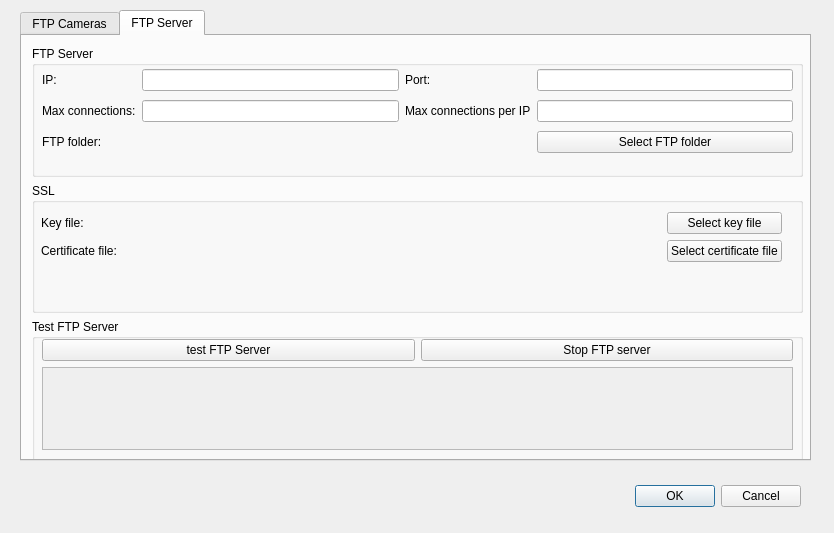
<?xml version="1.0" encoding="UTF-8"?>
<ui version="4.0">
 <class>DialogFTPCameras</class>
 <widget class="QDialog" name="DialogFTPCameras">
  <property name="geometry">
   <rect>
    <x>0</x>
    <y>0</y>
    <width>834</width>
    <height>533</height>
   </rect>
  </property>
  <property name="windowTitle">
   <string>Configure FTP Server and Cameras</string>
  </property>
  <widget class="QDialogButtonBox" name="buttonBox">
   <property name="geometry">
    <rect>
     <x>430</x>
     <y>480</y>
     <width>371</width>
     <height>32</height>
    </rect>
   </property>
   <property name="orientation">
    <enum>Qt::Orientation::Horizontal</enum>
   </property>
   <property name="standardButtons">
    <set>QDialogButtonBox::StandardButton::Cancel|QDialogButtonBox::StandardButton::Ok</set>
   </property>
  </widget>
  <widget class="QLabel" name="label_errorMessage">
   <property name="geometry">
    <rect>
     <x>10</x>
     <y>470</y>
     <width>801</width>
     <height>16</height>
    </rect>
   </property>
   <property name="text">
    <string/>
   </property>
  </widget>
  <widget class="QWidget" name="gridLayoutWidget_5">
   <property name="geometry">
    <rect>
     <x>20</x>
     <y>10</y>
     <width>791</width>
     <height>451</height>
    </rect>
   </property>
   <layout class="QGridLayout" name="gridLayout_main">
    <item row="1" column="0">
     <widget class="QTabWidget" name="tabWidget">
      <property name="accessibleName">
       <string>FTP Server</string>
      </property>
      <property name="currentIndex">
       <number>1</number>
      </property>
      <widget class="QWidget" name="tab_FTPcameras">
       <attribute name="title">
        <string>FTP Cameras</string>
       </attribute>
       <widget class="QWidget" name="gridLayoutWidget">
        <property name="geometry">
         <rect>
          <x>9</x>
          <y>9</y>
          <width>771</width>
          <height>371</height>
         </rect>
        </property>
        <layout class="QGridLayout" name="gridLayout_cameras">
         <item row="0" column="0">
          <widget class="QRadioButton" name="radioButton">
           <property name="text">
            <string/>
           </property>
          </widget>
         </item>
         <item row="0" column="3">
          <widget class="QLabel" name="label_8">
           <property name="text">
            <string>username:</string>
           </property>
          </widget>
         </item>
         <item row="0" column="6">
          <widget class="QLineEdit" name="lineEdit_password_1">
           <property name="echoMode">
            <enum>QLineEdit::EchoMode::Password</enum>
           </property>
          </widget>
         </item>
         <item row="0" column="2">
          <widget class="QLineEdit" name="lineEdit_camera_id_1"/>
         </item>
         <item row="0" column="5">
          <widget class="QLabel" name="label_9">
           <property name="text">
            <string>password:</string>
           </property>
          </widget>
         </item>
         <item row="0" column="1">
          <widget class="QLabel" name="label_7">
           <property name="text">
            <string>Camera ID:</string>
           </property>
          </widget>
         </item>
         <item row="1" column="1">
          <spacer name="verticalSpacer_2">
           <property name="orientation">
            <enum>Qt::Orientation::Vertical</enum>
           </property>
           <property name="sizeHint" stdset="0">
            <size>
             <width>20</width>
             <height>40</height>
            </size>
           </property>
          </spacer>
         </item>
         <item row="0" column="4">
          <widget class="QLineEdit" name="lineEdit_username_1"/>
         </item>
        </layout>
       </widget>
       <widget class="QPushButton" name="pushButton_addFTPCamera">
        <property name="geometry">
         <rect>
          <x>10</x>
          <y>390</y>
          <width>131</width>
          <height>24</height>
         </rect>
        </property>
        <property name="text">
         <string>Add FTP Camera</string>
        </property>
       </widget>
       <widget class="QPushButton" name="pushButton_removeFTPCamera">
        <property name="geometry">
         <rect>
          <x>150</x>
          <y>390</y>
          <width>131</width>
          <height>24</height>
         </rect>
        </property>
        <property name="text">
         <string>Remove FTP Camera</string>
        </property>
       </widget>
      </widget>
      <widget class="QWidget" name="tab_FTPServer">
       <attribute name="title">
        <string>FTP Server</string>
       </attribute>
       <widget class="QWidget" name="gridLayoutWidget_2">
        <property name="geometry">
         <rect>
          <x>10</x>
          <y>10</y>
          <width>771</width>
          <height>463</height>
         </rect>
        </property>
        <layout class="QGridLayout" name="gridLayout">
         <item row="0" column="0">
          <widget class="QGroupBox" name="groupBox_FTPServer">
           <property name="sizePolicy">
            <sizepolicy hsizetype="Preferred" vsizetype="Minimum">
             <horstretch>0</horstretch>
             <verstretch>0</verstretch>
            </sizepolicy>
           </property>
           <property name="minimumSize">
            <size>
             <width>0</width>
             <height>127</height>
            </size>
           </property>
           <property name="title">
            <string>FTP Server</string>
           </property>
           <widget class="QWidget" name="gridLayoutWidget_4">
            <property name="geometry">
             <rect>
              <x>10</x>
              <y>20</y>
              <width>751</width>
              <height>91</height>
             </rect>
            </property>
            <layout class="QGridLayout" name="gridLayout_3">
             <item row="2" column="1">
              <widget class="QLineEdit" name="lineEdit_max_conn"/>
             </item>
             <item row="0" column="3">
              <widget class="QLineEdit" name="lineEdit_port"/>
             </item>
             <item row="2" column="3">
              <widget class="QLineEdit" name="lineEdit_max_conn_ip"/>
             </item>
             <item row="2" column="0">
              <widget class="QLabel" name="label_5">
               <property name="text">
                <string>Max connections:</string>
               </property>
              </widget>
             </item>
             <item row="3" column="3">
              <widget class="QPushButton" name="pushButton_select_FTPserver_folder">
               <property name="text">
                <string>Select FTP folder</string>
               </property>
              </widget>
             </item>
             <item row="2" column="2">
              <widget class="QLabel" name="label_6">
               <property name="text">
                <string>Max connections per IP</string>
               </property>
              </widget>
             </item>
             <item row="0" column="2">
              <widget class="QLabel" name="label_4">
               <property name="text">
                <string>Port:</string>
               </property>
              </widget>
             </item>
             <item row="0" column="1">
              <widget class="QLineEdit" name="lineEdit_ip"/>
             </item>
             <item row="3" column="0">
              <widget class="QLabel" name="label_10">
               <property name="text">
                <string>FTP folder:</string>
               </property>
              </widget>
             </item>
             <item row="0" column="0">
              <widget class="QLabel" name="label_3">
               <property name="text">
                <string>IP:</string>
               </property>
              </widget>
             </item>
             <item row="3" column="1" colspan="2">
              <widget class="QLabel" name="label_FTPServer_path">
               <property name="text">
                <string/>
               </property>
              </widget>
             </item>
            </layout>
           </widget>
          </widget>
         </item>
         <item row="1" column="0">
          <widget class="QGroupBox" name="groupBox_SSL">
           <property name="sizePolicy">
            <sizepolicy hsizetype="Minimum" vsizetype="Minimum">
             <horstretch>0</horstretch>
             <verstretch>0</verstretch>
            </sizepolicy>
           </property>
           <property name="minimumSize">
            <size>
             <width>0</width>
             <height>40</height>
            </size>
           </property>
           <property name="maximumSize">
            <size>
             <width>16777215</width>
             <height>16777213</height>
            </size>
           </property>
           <property name="title">
            <string>SSL</string>
           </property>
           <widget class="QWidget" name="gridLayoutWidget_3">
            <property name="geometry">
             <rect>
              <x>9</x>
              <y>29</y>
              <width>741</width>
              <height>62</height>
             </rect>
            </property>
            <layout class="QGridLayout" name="gridLayout_2">
             <item row="1" column="2">
              <widget class="QPushButton" name="pushButton_sekectCertificateKey">
               <property name="sizePolicy">
                <sizepolicy hsizetype="Fixed" vsizetype="Fixed">
                 <horstretch>0</horstretch>
                 <verstretch>0</verstretch>
                </sizepolicy>
               </property>
               <property name="text">
                <string>Select certificate file</string>
               </property>
              </widget>
             </item>
             <item row="0" column="1">
              <widget class="QLabel" name="label_key_file_path">
               <property name="text">
                <string/>
               </property>
              </widget>
             </item>
             <item row="2" column="0">
              <spacer name="verticalSpacer">
               <property name="orientation">
                <enum>Qt::Orientation::Vertical</enum>
               </property>
               <property name="sizeHint" stdset="0">
                <size>
                 <width>20</width>
                 <height>40</height>
                </size>
               </property>
              </spacer>
             </item>
             <item row="1" column="1">
              <widget class="QLabel" name="label_certificate_file_path">
               <property name="text">
                <string/>
               </property>
              </widget>
             </item>
             <item row="1" column="0">
              <widget class="QLabel" name="label_2">
               <property name="text">
                <string>Certificate file:</string>
               </property>
              </widget>
             </item>
             <item row="0" column="0">
              <widget class="QLabel" name="label">
               <property name="sizePolicy">
                <sizepolicy hsizetype="Fixed" vsizetype="Preferred">
                 <horstretch>0</horstretch>
                 <verstretch>0</verstretch>
                </sizepolicy>
               </property>
               <property name="text">
                <string>Key file:</string>
               </property>
              </widget>
             </item>
             <item row="0" column="2">
              <widget class="QPushButton" name="pushButton_selectKeyFile">
               <property name="sizePolicy">
                <sizepolicy hsizetype="Minimum" vsizetype="Fixed">
                 <horstretch>0</horstretch>
                 <verstretch>0</verstretch>
                </sizepolicy>
               </property>
               <property name="text">
                <string>Select key file</string>
               </property>
              </widget>
             </item>
            </layout>
           </widget>
          </widget>
         </item>
         <item row="2" column="0">
          <widget class="QGroupBox" name="groupBox_TestFTPServer">
           <property name="minimumSize">
            <size>
             <width>0</width>
             <height>190</height>
            </size>
           </property>
           <property name="title">
            <string>Test FTP Server</string>
           </property>
           <widget class="QWidget" name="gridLayoutWidget_6">
            <property name="geometry">
             <rect>
              <x>10</x>
              <y>20</y>
              <width>751</width>
              <height>111</height>
             </rect>
            </property>
            <layout class="QGridLayout" name="gridLayout_4">
             <item row="0" column="0">
              <widget class="QPushButton" name="pushButton_testFTPServer">
               <property name="text">
                <string>test FTP Server</string>
               </property>
              </widget>
             </item>
             <item row="0" column="1">
              <widget class="QPushButton" name="pushButton_stopFTPServer">
               <property name="text">
                <string>Stop FTP server</string>
               </property>
              </widget>
             </item>
             <item row="1" column="0" colspan="2">
              <widget class="QScrollArea" name="scrollArea">
               <property name="widgetResizable">
                <bool>true</bool>
               </property>
               <widget class="QWidget" name="scrollAreaWidgetContents">
                <property name="geometry">
                 <rect>
                  <x>0</x>
                  <y>0</y>
                  <width>747</width>
                  <height>77</height>
                 </rect>
                </property>
               </widget>
              </widget>
             </item>
            </layout>
           </widget>
          </widget>
         </item>
        </layout>
       </widget>
      </widget>
     </widget>
    </item>
   </layout>
  </widget>
 </widget>
 <tabstops>
  <tabstop>tabWidget</tabstop>
  <tabstop>radioButton</tabstop>
  <tabstop>lineEdit_camera_id_1</tabstop>
  <tabstop>lineEdit_username_1</tabstop>
  <tabstop>lineEdit_password_1</tabstop>
  <tabstop>pushButton_addFTPCamera</tabstop>
  <tabstop>pushButton_removeFTPCamera</tabstop>
  <tabstop>lineEdit_max_conn</tabstop>
  <tabstop>lineEdit_ip</tabstop>
  <tabstop>lineEdit_max_conn_ip</tabstop>
  <tabstop>lineEdit_port</tabstop>
  <tabstop>pushButton_sekectCertificateKey</tabstop>
  <tabstop>pushButton_selectKeyFile</tabstop>
  <tabstop>pushButton_testFTPServer</tabstop>
  <tabstop>pushButton_stopFTPServer</tabstop>
  <tabstop>scrollArea</tabstop>
 </tabstops>
 <resources/>
 <connections>
  <connection>
   <sender>buttonBox</sender>
   <signal>accepted()</signal>
   <receiver>DialogFTPCameras</receiver>
   <slot>accept()</slot>
   <hints>
    <hint type="sourcelabel">
     <x>248</x>
     <y>254</y>
    </hint>
    <hint type="destinationlabel">
     <x>157</x>
     <y>274</y>
    </hint>
   </hints>
  </connection>
  <connection>
   <sender>buttonBox</sender>
   <signal>rejected()</signal>
   <receiver>DialogFTPCameras</receiver>
   <slot>reject()</slot>
   <hints>
    <hint type="sourcelabel">
     <x>316</x>
     <y>260</y>
    </hint>
    <hint type="destinationlabel">
     <x>286</x>
     <y>274</y>
    </hint>
   </hints>
  </connection>
 </connections>
</ui>
